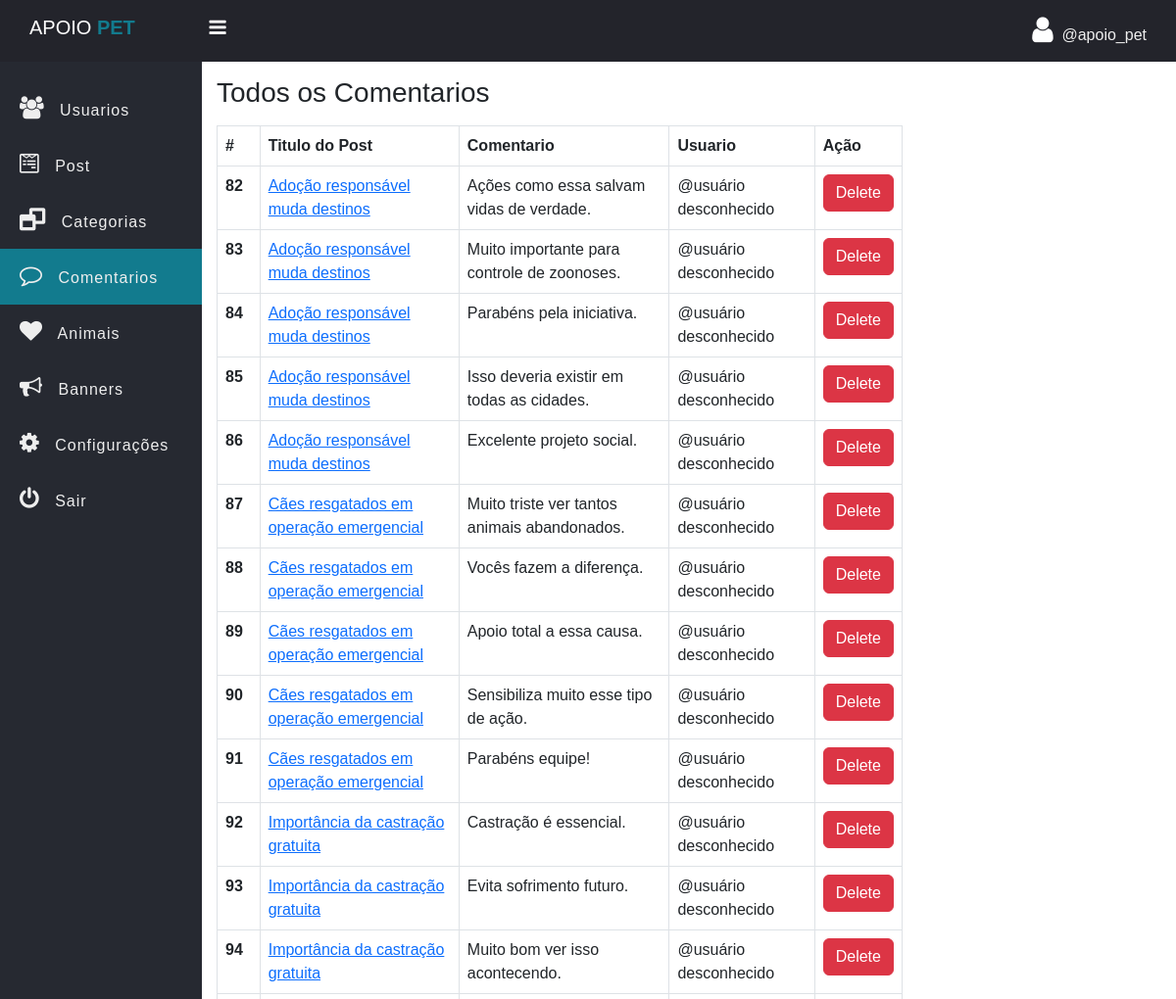
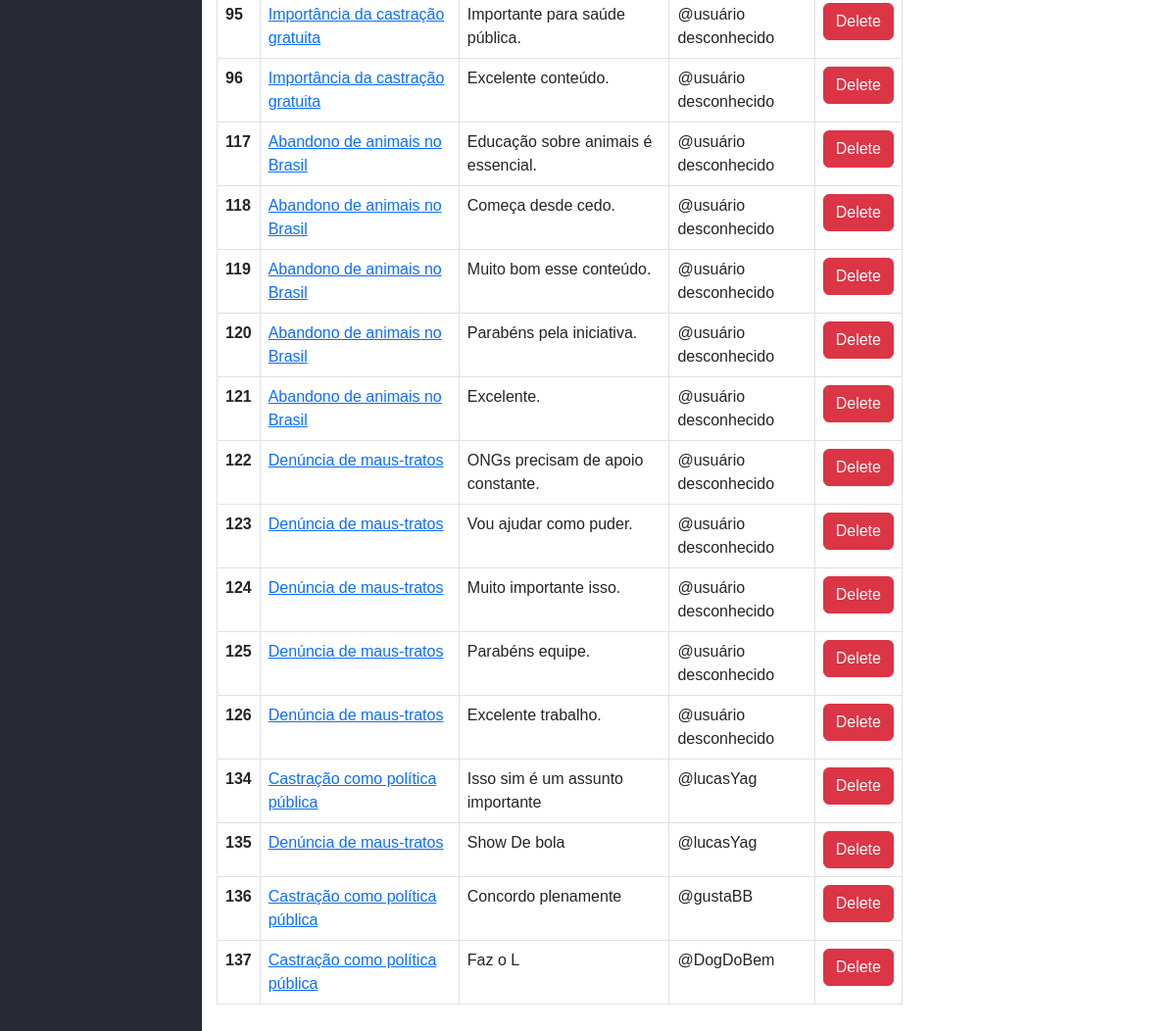
Page /admin/Comment.php (signed in) on the committed database (2 pictures, top to bottom).
### tables this page shows
CREATE TABLE `comment` (
  `comment_id` int(11) NOT NULL,
  `comment` varchar(255) NOT NULL,
  `user_id` int(11) NOT NULL,
  `post_id` int(11) NOT NULL,
  `crated_at` datetime NOT NULL DEFAULT current_timestamp()
);

CREATE TABLE `post` (
  `post_id` int(11) NOT NULL,
  `post_title` varchar(127) NOT NULL,
  `post_text` text NOT NULL,
  `category` int(11) NOT NULL,
  `publish` int(2) NOT NULL DEFAULT 1,
  `cover_url` varchar(255) NOT NULL DEFAULT 'default.jpg',
  `crated_at` datetime NOT NULL DEFAULT current_timestamp()
);

CREATE TABLE `users` (
  `id` int(11) NOT NULL,
  `fname` varchar(255) NOT NULL,
  `username` varchar(255) NOT NULL,
  `password` varchar(255) NOT NULL
);

### admin/data/Comment.php (called while the page is built, shortened)
<?php
function getAllComment($conn){
   $sql = "SELECT * FROM comment";
   $stmt = $conn->prepare($sql);
   $stmt->execute();
   return $stmt->fetchAll(PDO::FETCH_ASSOC);
}

### admin/data/Post.php (called while the page is built, shortened)
<?php
function getByIdDeep($conn, $id){
   $sql = "SELECT * FROM post WHERE post_id=?";
   $stmt = $conn->prepare($sql);
   $stmt->execute([$id]);
   if($stmt->rowCount() >= 1){
         $data = $stmt->fetch();
         return $data;
   }else {
       return 0;
   }
}
function getUserByID($conn, $id){
   $sql = "SELECT id, fname, username FROM users WHERE id=?";
   $stmt = $conn->prepare($sql);
   $stmt->execute([$id]);
   if($stmt->rowCount() >= 1){
         $data = $stmt->fetch();
         return $data;
   }else {
       return [];
   }
}

### admin/Comment.php (the view, shortened to what this page needs)
<?php
if (isset($_SESSION['admin_id']) && isset($_SESSION['username'])) {
?>
	<!DOCTYPE html>
	<html>
	<head>
		<link rel="stylesheet" href="https://stackpath.bootstrapcdn.com/font-awesome/4.7.0/css/font-awesome.min.css">
		<link href="https://cdn.jsdelivr.net/npm/bootstrap@5.3.0/dist/css/bootstrap.min.css" rel="stylesheet">
		<link rel="stylesheet" href="../assets/CSS/side-bar.css">
		<link rel="stylesheet" href="../assets/CSS/style.css">
	</head>
	<body>
		<?php
		include "inc/side-nav.php";
		include_once("data/Comment.php");
		include_once("data/Post.php");
		include_once("../db_conn.php");
		$comments = getAllComment($conn);
		?>
		<div class="main-table">
			<h3 class="mb-3">Todos os Comentarios</h3>
			<?php if ($comments != 0) { ?>
				<table class="table t1 table-bordered">
					<thead>
						<tr>
							<th scope="col">#</th>
							<th scope="col">Titulo do Post</th>
							<th scope="col">Comentario</th>
							<th scope="col">Usuario</th>
							<th scope="col">Ação</th>
						</tr>
					</thead>
					<tbody>
						<?php foreach ($comments as $comment) {
						?>
							<tr>
								<th scope="row"><?= $comment['comment_id'] ?></th>
								<td>
									<a href="single_post.php?post_id=<?= $comment['post_id'] ?>">
										<?php
										$p = getByIdDeep($conn, $comment['post_id']);
										echo $p['post_title'] ?? 'Post removido';
										?></a>
								</td>
								<td>
									<?= $comment['comment'] ?>
								</td>
								<td>
									<?php
									$u = getUserByID($conn, $comment['user_id']);
									echo '@' . ($u['username'] ?? 'usuário desconhecido');
									?>
								</td>
								<td>
									<a href="comment-delete.php?comment_id=<?= $comment['comment_id'] ?>" class="btn btn-danger">Delete</a>
								</td>
							</tr>
						<?php } ?>
					</tbody>
				</table>
			<?php } else { ?>
				<div class="alert alert-warning">
					Vazio!
				</div>
			<?php } ?>
		</div>
		</section>
		</div>
	</body>
	</html>
<?php } else {
	header("Location: ../admin-login.php");
	exit;
} ?>

### assets/CSS/side-bar.css (style rules this page uses)
* { padding: 0; margin: 0; box-sizing: border-box; font-family: arial, sans-serif; }

### assets/CSS/style.css (style rules this page uses)
.main-table { width: 90%; max-width: 700px; }

### rows in the picture
comment: comment_id "82", post.post_title "Adoção responsável muda destinos", comment "Ações como essa salvam vidas de verdade.", username "usuário desconhecido"
comment: comment_id "83", post.post_title "Adoção responsável muda destinos", comment "Muito importante para controle de zoonoses.", username "usuário desconhecido"
comment: comment_id "84", post.post_title "Adoção responsável muda destinos", comment "Parabéns pela iniciativa.", username "usuário desconhecido"
comment: comment_id "85", post.post_title "Adoção responsável muda destinos", comment "Isso deveria existir em todas as cidades.", username "usuário desconhecido"
comment: comment_id "86", post.post_title "Adoção responsável muda destinos", comment "Excelente projeto social.", username "usuário desconhecido"
comment: comment_id "87", post.post_title "Cães resgatados em operação emergencial", comment "Muito triste ver tantos animais abandonados.", username "usuário desconhecido"
comment: comment_id "88", post.post_title "Cães resgatados em operação emergencial", comment "Vocês fazem a diferença.", username "usuário desconhecido"
comment: comment_id "89", post.post_title "Cães resgatados em operação emergencial", comment "Apoio total a essa causa.", username "usuário desconhecido"
comment: comment_id "90", post.post_title "Cães resgatados em operação emergencial", comment "Sensibiliza muito esse tipo de ação.", username "usuário desconhecido"
comment: comment_id "91", post.post_title "Cães resgatados em operação emergencial", comment "Parabéns equipe!", username "usuário desconhecido"
comment: comment_id "92", post.post_title "Importância da castração gratuita", comment "Castração é essencial.", username "usuário desconhecido"
comment: comment_id "93", post.post_title "Importância da castração gratuita", comment "Evita sofrimento futuro.", username "usuário desconhecido"
comment: comment_id "94", post.post_title "Importância da castração gratuita", comment "Muito bom ver isso acontecendo.", username "usuário desconhecido"
comment: comment_id "95", post.post_title "Importância da castração gratuita", comment "Importante para saúde pública.", username "usuário desconhecido"
comment: comment_id "96", post.post_title "Importância da castração gratuita", comment "Excelente conteúdo.", username "usuário desconhecido"
comment: comment_id "117", post.post_title "Abandono de animais no Brasil", comment "Educação sobre animais é essencial.", username "usuário desconhecido"
comment: comment_id "118", post.post_title "Abandono de animais no Brasil", comment "Começa desde cedo.", username "usuário desconhecido"
comment: comment_id "119", post.post_title "Abandono de animais no Brasil", comment "Muito bom esse conteúdo.", username "usuário desconhecido"
comment: comment_id "120", post.post_title "Abandono de animais no Brasil", comment "Parabéns pela iniciativa.", username "usuário desconhecido"
comment: comment_id "121", post.post_title "Abandono de animais no Brasil", comment "Excelente.", username "usuário desconhecido"
comment: comment_id "122", post.post_title "Denúncia de maus-tratos", comment "ONGs precisam de apoio constante.", username "usuário desconhecido"
comment: comment_id "123", post.post_title "Denúncia de maus-tratos", comment "Vou ajudar como puder.", username "usuário desconhecido"
comment: comment_id "124", post.post_title "Denúncia de maus-tratos", comment "Muito importante isso.", username "usuário desconhecido"
comment: comment_id "125", post.post_title "Denúncia de maus-tratos", comment "Parabéns equipe.", username "usuário desconhecido"
comment: comment_id "126", post.post_title "Denúncia de maus-tratos", comment "Excelente trabalho.", username "usuário desconhecido"
comment: comment_id "134", post.post_title "Castração como política pública", comment "Isso sim é um assunto importante", user.username "lucasYag"
comment: comment_id "135", post.post_title "Denúncia de maus-tratos", comment "Show De bola", user.username "lucasYag"
comment: comment_id "136", post.post_title "Castração como política pública", comment "Concordo plenamente", user.username "gustaBB"
comment: comment_id "137", post.post_title "Castração como política pública", comment "Faz o L", user.username "DogDoBem"

### other values in the picture
$_SESSION['username'] "apoio_pet"
